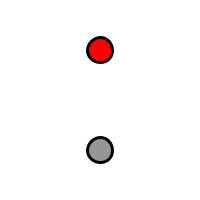
Frame 1 (no input)
Frame 60 (the mouse pressed at the canvas centre just before this capture): identical to frame 1, image omitted
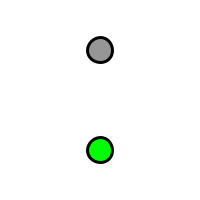
Frame 120 (the mouse held since frame 60 and released just before this capture)

The Processing sketch that drew these frames (run headless with seeded random() and noise(); from frame 60 on, the mouse is pressed at the canvas centre):

// Processing sketch: Task_3
// ── Task_3.pde
//Week 37 - Task 3:

//NF - Green Lights play in the background
//"~all i see are green lights~"
//https://www.youtube.com/watch?v=ocnuOcwHNaM

//Variables
  //colours
color bg = color(255);
color off = color(150);
color redLight = color(255,0,0);
color greenLight = color(0,255,0);

  //on-off-switch
boolean on = true;

void setup(){
 size(200,200); 
}

void draw(){
  //move 0,0 to center of screen
  translate(width/2,height/2);
  //background
  background(bg);
  //lights, /*camera, action*/! 
  strokeWeight(3);
  stroke(0);
  //if spacebar or a mouse button is pressed, then the light turns green
  if(keyPressed && key == ' ' || mousePressed){
    fill(off);
  }else{
    fill(redLight);
  }
  circle(0,-50,25);
  if(keyPressed && key == ' ' || mousePressed){
    fill(greenLight);
  }else{
    fill(off);
  }
  circle(0,50,25);
}
